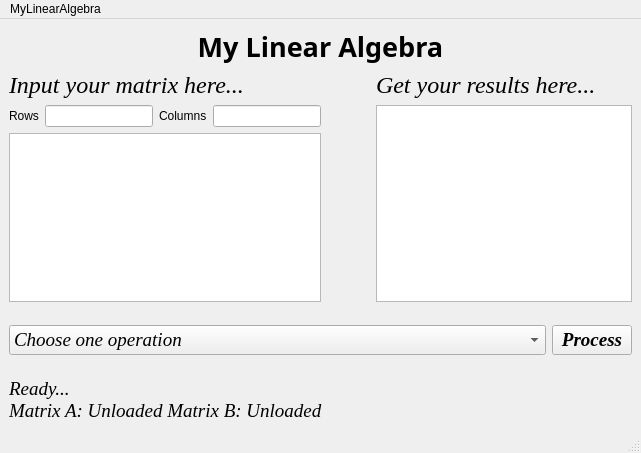
<?xml version="1.0" encoding="UTF-8"?>
<ui version="4.0">
 <class>MainWindow</class>
 <widget class="QMainWindow" name="MainWindow">
  <property name="geometry">
   <rect>
    <x>0</x>
    <y>0</y>
    <width>614</width>
    <height>453</height>
   </rect>
  </property>
  <property name="cursor">
   <cursorShape>ArrowCursor</cursorShape>
  </property>
  <property name="windowTitle">
   <string>My Linear Algebra</string>
  </property>
  <property name="windowIcon">
   <iconset>
    <normaloff>matrix_icon_137416.png</normaloff>matrix_icon_137416.png</iconset>
  </property>
  <widget class="QWidget" name="centralwidget">
   <layout class="QGridLayout" name="gridLayout">
    <item row="0" column="0">
     <layout class="QVBoxLayout" name="verticalLayout_4">
      <item>
       <widget class="QLabel" name="lable_title">
        <property name="font">
         <font>
          <family>Script MT</family>
          <pointsize>20</pointsize>
          <bold>true</bold>
         </font>
        </property>
        <property name="focusPolicy">
         <enum>Qt::FocusPolicy::NoFocus</enum>
        </property>
        <property name="text">
         <string>My Linear Algebra</string>
        </property>
        <property name="alignment">
         <set>Qt::AlignmentFlag::AlignCenter</set>
        </property>
       </widget>
      </item>
      <item>
       <layout class="QVBoxLayout" name="verticalLayout_3">
        <item>
         <layout class="QHBoxLayout" name="horizontalLayout_2">
          <item>
           <layout class="QVBoxLayout" name="verticalLayout">
            <item>
             <widget class="QLabel" name="lable_matrix">
              <property name="font">
               <font>
                <family>Times New Roman</family>
                <pointsize>18</pointsize>
                <italic>true</italic>
                <bold>false</bold>
               </font>
              </property>
              <property name="text">
               <string>Input your matrix here...</string>
              </property>
             </widget>
            </item>
            <item>
             <layout class="QHBoxLayout" name="horizontalLayout">
              <item>
               <widget class="QLabel" name="label_rows">
                <property name="text">
                 <string>Rows</string>
                </property>
               </widget>
              </item>
              <item>
               <widget class="QLineEdit" name="lineEdit_rows"/>
              </item>
              <item>
               <widget class="QLabel" name="label_columns">
                <property name="text">
                 <string>Columns</string>
                </property>
               </widget>
              </item>
              <item>
               <widget class="QLineEdit" name="lineEdit_columns"/>
              </item>
             </layout>
            </item>
            <item>
             <widget class="QTableWidget" name="InputMatrix"/>
            </item>
           </layout>
          </item>
          <item>
           <spacer name="horizontalSpacer_2">
            <property name="orientation">
             <enum>Qt::Orientation::Horizontal</enum>
            </property>
            <property name="sizeHint" stdset="0">
             <size>
              <width>40</width>
              <height>20</height>
             </size>
            </property>
           </spacer>
          </item>
          <item>
           <layout class="QVBoxLayout" name="verticalLayout_2">
            <item>
             <widget class="QLabel" name="lable_matrix_2">
              <property name="font">
               <font>
                <family>Times New Roman</family>
                <pointsize>18</pointsize>
                <italic>true</italic>
               </font>
              </property>
              <property name="text">
               <string>Get your results here...</string>
              </property>
             </widget>
            </item>
            <item>
             <widget class="QTextBrowser" name="OutputMatrix"/>
            </item>
           </layout>
          </item>
         </layout>
        </item>
        <item>
         <spacer name="verticalSpacer">
          <property name="orientation">
           <enum>Qt::Orientation::Vertical</enum>
          </property>
          <property name="sizeHint" stdset="0">
           <size>
            <width>20</width>
            <height>40</height>
           </size>
          </property>
         </spacer>
        </item>
        <item>
         <layout class="QHBoxLayout" name="horizontalLayout_3">
          <item>
           <widget class="QComboBox" name="qcb_operation">
            <property name="enabled">
             <bool>true</bool>
            </property>
            <property name="font">
             <font>
              <family>Times New Roman</family>
              <pointsize>14</pointsize>
              <italic>true</italic>
             </font>
            </property>
            <property name="currentText">
             <string>Choose one operation</string>
            </property>
            <property name="insertPolicy">
             <enum>QComboBox::InsertPolicy::InsertAlphabetically</enum>
            </property>
            <item>
             <property name="text">
              <string>Choose one operation</string>
             </property>
            </item>
            <item>
             <property name="text">
              <string>加载矩阵A(Load Matrix A)</string>
             </property>
            </item>
            <item>
             <property name="text">
              <string>加载矩阵B(Load Matrix B)</string>
             </property>
            </item>
            <item>
             <property name="text">
              <string>矩阵乘法 (A * B)</string>
             </property>
            </item>
            <item>
             <property name="text">
              <string>矩阵转置 (A^T)</string>
             </property>
            </item>
            <item>
             <property name="text">
              <string>高斯消元 (Gauss Elimination)</string>
             </property>
            </item>
            <item>
             <property name="text">
              <string>高斯若尔当消元 (Gauss-Jordan Elimination)</string>
             </property>
            </item>
            <item>
             <property name="text">
              <string>逆矩阵 (Inversed Matrix)</string>
             </property>
            </item>
            <item>
             <property name="text">
              <string>行列式计算-莱布尼茨方法(Determination Calculation - Leibniz)</string>
             </property>
            </item>
            <item>
             <property name="text">
              <string>行列式计算-高斯消元方法(Determination Calculation - Gauss)</string>
             </property>
            </item>
            <item>
             <property name="text">
              <string>LU 分解 (LU Decomposition - PA = LU)</string>
             </property>
            </item>
           </widget>
          </item>
          <item>
           <spacer name="horizontalSpacer">
            <property name="orientation">
             <enum>Qt::Orientation::Horizontal</enum>
            </property>
            <property name="sizeHint" stdset="0">
             <size>
              <width>78</width>
              <height>20</height>
             </size>
            </property>
           </spacer>
          </item>
          <item>
           <widget class="QPushButton" name="pb_process">
            <property name="font">
             <font>
              <family>Times New Roman</family>
              <pointsize>14</pointsize>
              <italic>true</italic>
              <bold>true</bold>
             </font>
            </property>
            <property name="text">
             <string>Process</string>
            </property>
           </widget>
          </item>
         </layout>
        </item>
        <item>
         <spacer name="verticalSpacer_2">
          <property name="orientation">
           <enum>Qt::Orientation::Vertical</enum>
          </property>
          <property name="sizeHint" stdset="0">
           <size>
            <width>20</width>
            <height>40</height>
           </size>
          </property>
         </spacer>
        </item>
        <item>
         <widget class="QLabel" name="lable_status">
          <property name="font">
           <font>
            <family>Times New Roman</family>
            <pointsize>14</pointsize>
            <italic>true</italic>
           </font>
          </property>
          <property name="layoutDirection">
           <enum>Qt::LayoutDirection::LeftToRight</enum>
          </property>
          <property name="text">
           <string>Ready...
Matrix A: Unloaded Matrix B: Unloaded</string>
          </property>
          <property name="alignment">
           <set>Qt::AlignmentFlag::AlignLeading|Qt::AlignmentFlag::AlignLeft|Qt::AlignmentFlag::AlignTop</set>
          </property>
         </widget>
        </item>
       </layout>
      </item>
     </layout>
    </item>
   </layout>
  </widget>
  <widget class="QMenuBar" name="menubar">
   <property name="geometry">
    <rect>
     <x>0</x>
     <y>0</y>
     <width>614</width>
     <height>17</height>
    </rect>
   </property>
   <widget class="QMenu" name="menuMyLinearAlgebra">
    <property name="title">
     <string>MyLinearAlgebra</string>
    </property>
    <widget class="QMenu" name="menuOpen_JSON_Matrix">
     <property name="title">
      <string>Open JSON Matrix...</string>
     </property>
     <addaction name="actionLoad_Matrix_A"/>
     <addaction name="actionLoad_Matrix_B"/>
    </widget>
    <addaction name="menuOpen_JSON_Matrix"/>
   </widget>
   <addaction name="menuMyLinearAlgebra"/>
  </widget>
  <widget class="QStatusBar" name="statusbar"/>
  <action name="actionLoad_Matrix_A">
   <property name="text">
    <string>Load Matrix A</string>
   </property>
  </action>
  <action name="actionLoad_Matrix_B">
   <property name="text">
    <string>Load Matrix B</string>
   </property>
  </action>
 </widget>
 <resources/>
 <connections/>
</ui>
